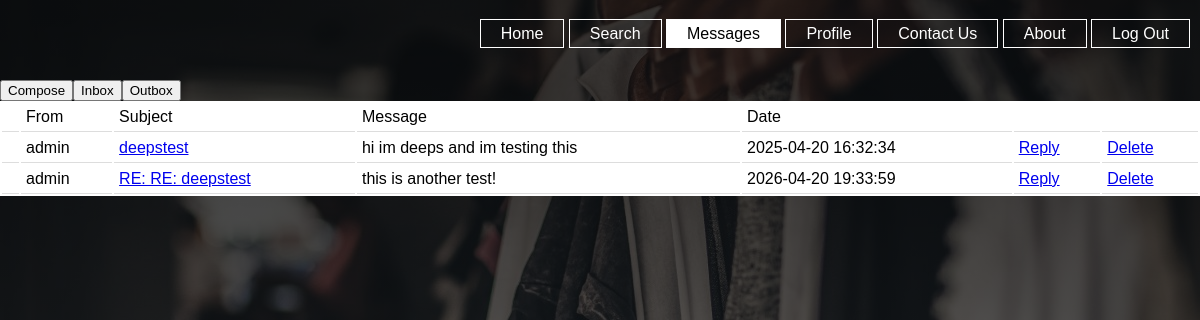
Page /fyp2/messageinbox.php (signed in) on the committed database.
### tables this page shows
CREATE TABLE `privatemessages` (
  `id` int(11) NOT NULL,
  `from_user` varchar(255) NOT NULL,
  `to_user` varchar(255) NOT NULL,
  `subject` varchar(255) NOT NULL,
  `message` text NOT NULL,
  `read` tinyint(1) NOT NULL,
  `msgdate` datetime NOT NULL
);

### fyp2/messageinbox.php (the view, shortened to what this page needs)
<html>
<link rel="stylesheet" type="text/css" href="Main.css">
<div class="navbar">
  <ul>
    <li><a href="membershome.php">Home</a></li>
    <li><a href="profilesearch.php">Search</a></li>
    <li class = "active"><a href="messageinbox.php">Messages</a></li>
    <li><a href="profile.php">Profile</a></li>
    <li><a href="Contact.php">Contact Us</a></li>
    <li><a href="about.php">About</a></li>
    <li><a href="Logout.php">Log Out</a></li>
      </ul>
      </div>
  <div class ="profilecontainer2">
     <?php
     require 'db.php';
     $user = ($_SESSION['username']);
     $inbox = $mysqli->query("SELECT * FROM privatemessages WHERE to_user ='$user'");
     $row = mysqli_num_rows($inbox);
     if($row==0){
       echo "<table name = 'no_messages'>";
       echo "<tr>";
       echo "</td>";
       echo "<td>You have no new messages.</td>";
     }
     else{
     if($row!=0){
       echo "<table name = 'message_table'>";
       echo "<tr>";
       echo "<td>";
       echo "</td>";
       echo "<td>From</td>";
       echo "<td>Subject</td>";
       echo "<td>Message</td>";
       echo "<td>Date</td>";
       echo "<td></td>";
       echo "<td></td>";
     }
         while($row = mysqli_fetch_array($inbox)){
           $id = $row['id'];
           echo "<tr>";
           echo "<td> </td>";
           echo "<td>".$fromuser = $row['from_user']."</td>";
           echo "<td><a href='messagedisplay.php?ID=$id' >".$subject = $row['subject']."</a></td>";
           echo "<td>".$message = $row['message']."</td>";
           echo "<td>".$date = $row['msgdate']."</td>";
           echo "<td><a href='messagereply.php?ID=$id'>Reply</a></td>";
           echo "<td><a href ='messagedelete.php?ID=$id'>Delete</td>";
           echo "</tr>";
       }
    }
      ?>
    <form action="messagemain.php" autocomplete="off">
      <button class ="composebtn" name ="composebtn"/>Compose</button>
    </form>
    <form action="messageinbox.php" autocomplete="off">
        <button class ="inboxbtn" name ="inboxbtn"/>Inbox</button>
      </form>
      <form action="messageoutbox.php" autocomplete="off">
          <button class ="outboxbtn" name ="Outbox"/>Outbox</button>
        </form>
      </div>
</html>

### fyp2/main.css (style rules this page uses)
.navbar ul { float:right; list-style-type: none; margin-top: 25px; padding-right: 10px; }
.navbar ul li { display:inline-block; }
.navbar ul li.active a { background-color: white; color:black; border-color: white; }
.navbar ul li a { text-decoration: none; color:white; padding: 5px 20px; border: 1px solid; transition: 0.6s ease; }
.navbar { max-width: 1200px; margin: auto; float:right; }
.searchtable th,td { vertical-align:top; white-space: nowrap; }
.maincontainerps th,td { vertical-align:top; white-space: nowrap; }
.profilecontainer2 { top:10%; position: absolute; width: 100%; height: 600px; background-color: none; margin:0 auto; }
.profilecontainer2 table { width: 100%; background: white; }
.profilecontainer2 td { border-bottom: 1px solid #ddd; padding: 5px; }

### rows in the picture
privatemessages: from_user "admin", subject "deepstest", message "hi im deeps and im testing this", msgdate "2025-04-20 16:32:34"
privatemessages: from_user "admin", subject "RE: RE: deepstest", message "this is another test!", msgdate "2026-04-20 19:33:59"
